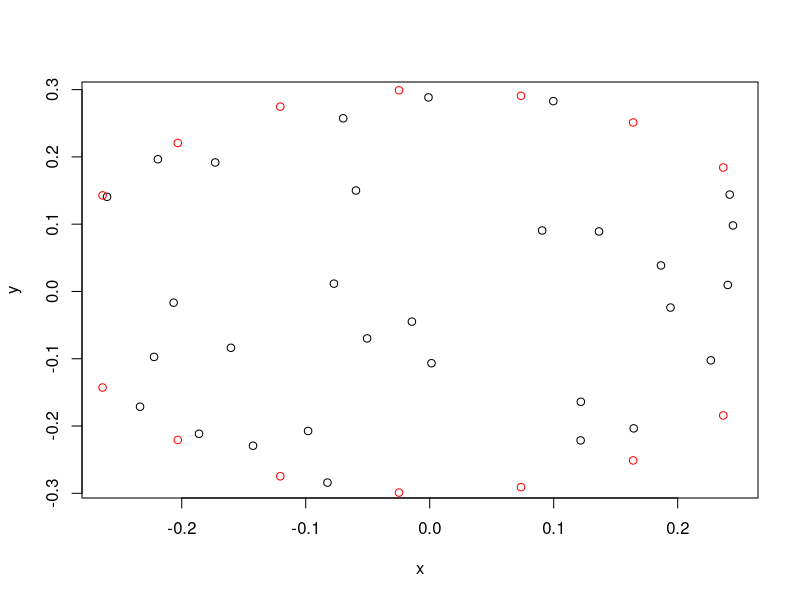

Write R code to recreate this figure. (Note: this script raises an error after producing the figure.)
# no idea if these two are the right names
set.seed(16)
# set.seed(18)
nshaft <- 30
phi <- rnorm(nshaft, 0, 40)
theta <- sample(1:360, nshaft)
lens <- pmax(rnorm(nshaft, .75, .3), .1)

n <- nshaft
x <- y <- z <- numeric(n)
xseed <- (runif(n * 20) - .5)
yseed <- (runif(n * 20) - .5)
j <- 1
rad <- .3
dmin <- rad / 7
dmin2 <- dmin^2

for(i in seq_len(n)) {
  while(
    any(
      (x - xseed[j]) ^ 2 + (y - yseed[j]) ^ 2 < dmin2 |
      (xseed[j] ^ 2 + yseed[j] ^ 2 > rad ^ 2)
  ) )
    j <- j + 1
  x[i] <- xseed[j]
  y[i] <- yseed[j]
  j <- j + 1
}
plot(cbind(x, y))
xx <- seq(0, 2 * pi, length.out=20)
m <- .3
points(cos(xx) * m, sin(xx) * m, col='red')
# base hex

angles <- seq(0, 2 * pi - pi/3, length.out=6)
hexb <- cbind(sin(angles), cos(angles))
hexscale <- pmax(rnorm(nshaft, .1, .025), .025)

# # make kaleidoscope
# 
# hexc <- hexb * 1.50
# v1 <- cbind(hexc, 0)[,c(1,3,2)]
# v2 <- cbind(hexc[c(2:6, 1),], 0)[,c(1,3,2)]
# v3 <- cbind(numeric(6), -1L, numeric(6))
# 
# kalei <- lapply(
#   seq_len(nrow(v1)),
#   function(i) 
#   triangle(
#     v1[i,], v2[i,], v3[i,], 
#     material=diffuse(gold)
#     # material=gold_mat
#   )
# )

# shaft.mat <- dielectric(attenuation=c(4, .2, 1))
shaft.mat <- dielectric(attenuation=c(10, 2, 4))
# shaft.mat <- diffuse()

shafts <- lapply(
  seq_len(nshaft),
  function(i)
    extruded_polygon(
      hexb * hexscale[i], x=x[i], z=z[i],
      top=lens[i], angle=c(phi[i], theta[i], 0), material=shaft.mat,
      material_id=1642L,
      scale=rep(2, 3)
    )
)
castle_backdrop <- dplyr::bind_rows(
  disk(material=gold_mat, radius=3.0),
  disk(material=gold_mat, angle=c(90, 0, 0), radius=3.0)
  # disk(
  #   material=diffuse(gold, checkerperiod=.25, checkercolor='white'), radius=1.75
  # ),
  # disk(
  #   material=diffuse('green', checkerperiod=.25, checkercolor='white'), 
  #   angle=c(-90, 0, 0), radius=1.75
  # )
)
castle.size <- .5
make_castle <- (function(shafts) {
  force(shafts)
  function() {
    castle <- dplyr::bind_rows(
      shafts,
      sphere(
        radius=castle.size, material=light(intensity=1), z=0, y=castle.size/2
      ),
    )
  }
})(shafts)

# for(i in seq(0, 360 / angles * (angles - 1), length.out=angles)) {
#   print(sprintf("Frame %d %s", i, Sys.time()))
#   render_scene(
#     dplyr::bind_rows(
#       sphere(x=2, y=2, z=2, material=light(intensity=2)),
#       group_objects(
#         backdrop, group_angle=c(-10,0,0), group_translate=c(0,0,-1.25),
#         pivot_point=c(0,0,0)
#     ) ),
#     # width=720, height=720, samples=100,
#     samples=2,
#     clamp_value=5,
#     # lookfrom=c(0, 5, 0.0001), lookat=c(0,.25,-.25),
#     lookfrom=c(0, .5, 4), lookat=c(0,.40,0),
#     filename=next_file("~/Downloads/rlang/castle/img-"),
#     aperture=0,
#     fov=40
#   )
# }
# print(Sys.time())
